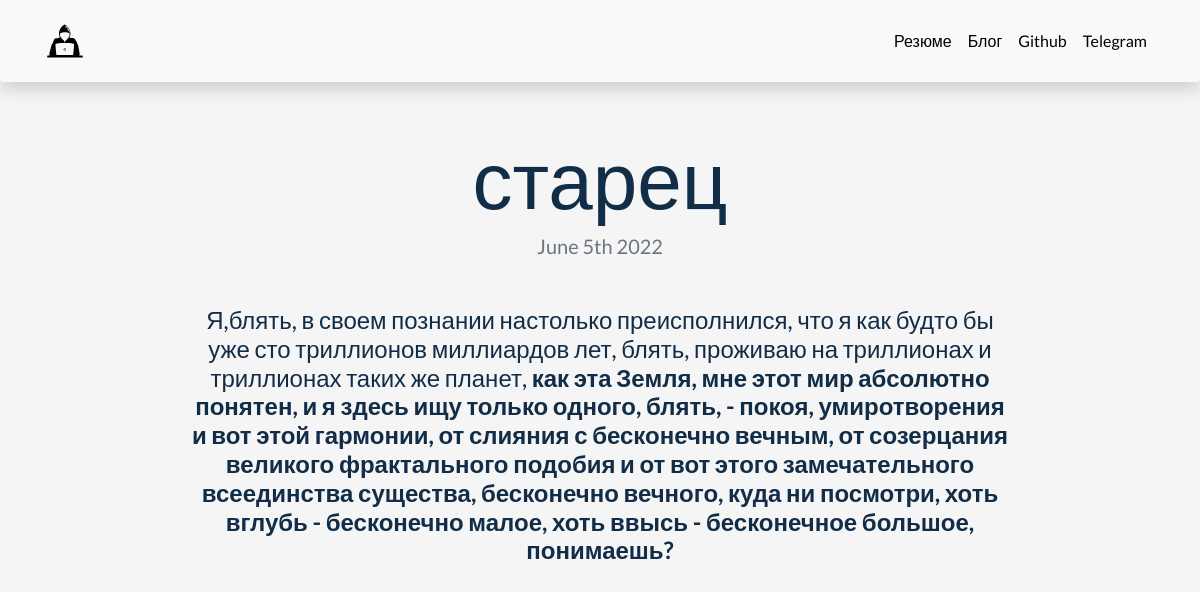
/blog/5/, run on the app's committed database.
### blog/models.py (models this page shows, shortened)
class Blog(models.Model):
    title = models.CharField(max_length=100)
    description = models.TextField(max_length=700)
    date = models.DateField()

### blog/views.py (the view)
# urls.py: path('<int:blog_id>/', views.detail, name='detail'),
def detail(request, blog_id):
    blog = get_object_or_404(Blog, pk=blog_id)
    return render(request, 'blog/detail.html', {'blog': blog})

### blog/templates/blog/detail.html
{% extends 'base.html' %}
{% block content %}
<h1 class="text-center mt-5" id="blogdetailtitle">{{ blog.title }}</h1>
<h5 class="text-center text-muted mb-5">{{ blog.date|date:'F jS Y' }}</h5>
<div class="row justify-content-center mb-3">
  <div class="col-md-9 text-center">
    {{ blog.description|safe}}
  </div>
</div>
{%endblock%}

### portfoliopage/static/portfolio/1.css (style rules this page uses)
body { font-family: 'Lato', sans-serif; }
@media (min-width: 992px) { #blogdetailtitle { font-size: 5rem; } }

### portfoliopage/templates/base.html (style rules this page uses)
body { background: #F5F5F5; color: #122d48; }

### data on the page
Blog: title "старец", date "June 5th 2022", description "Я,блять, в своем познании настолько преисполнился, что я как будто бы уже сто триллионов миллиардов лет, блять, проживаю на триллионах и триллионах таких же планет, как эта Земля, мне этот мир абсолютно понятен, и я здесь ищу только одного, блять, - покоя, умиротворения и вот этой гармонии, от слияния с бесконечно вечным, от созерцания великого фрактального подобия и от вот этого замечательного всеединства существа, бесконечно вечного, куда ни посмотри, хоть вглубь - бесконечно малое, хоть ввысь - бесконечное большое, понимаешь?"
